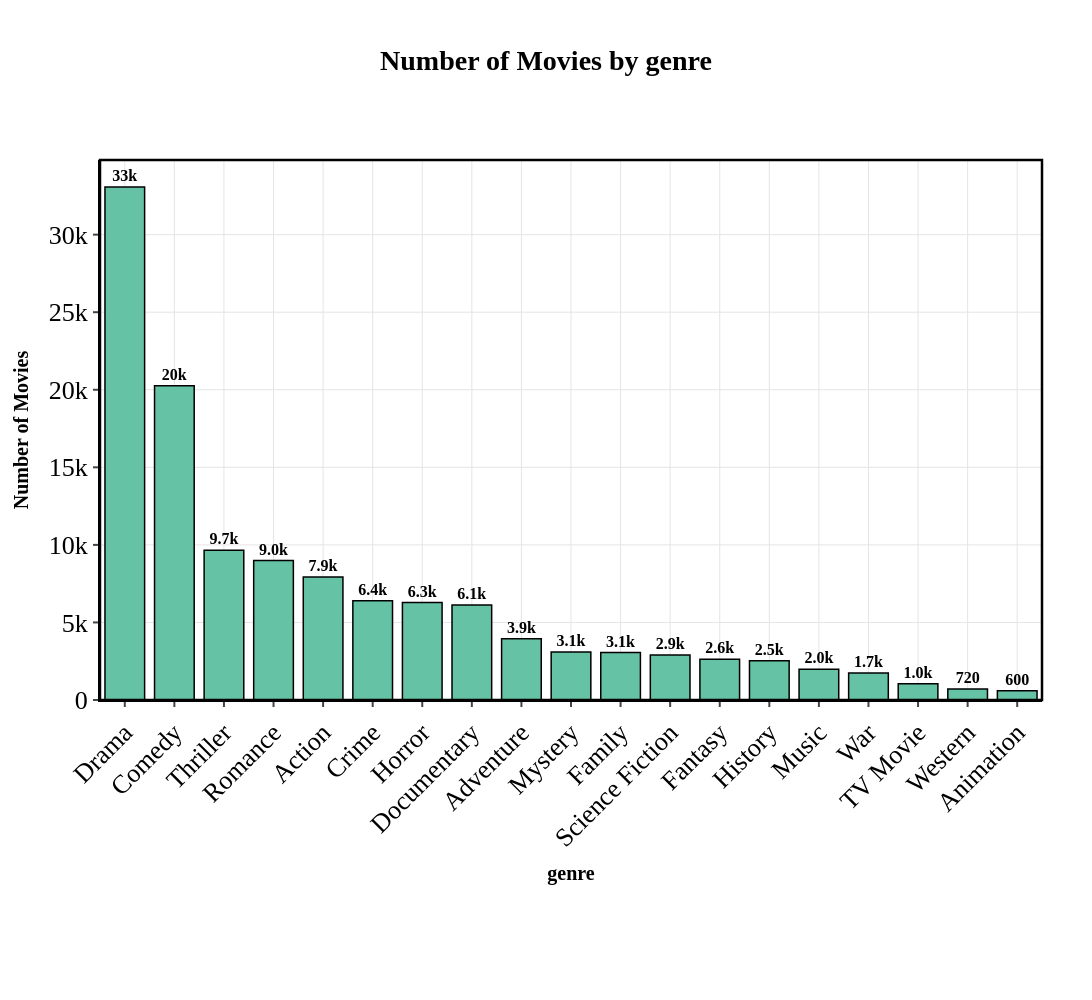

Notebook source saved alongside this figure:
### Code cell
plot_and_export_categorical_distribution(genres, "genre_name", "genre", 300, print_stats=True, filename_prefix="step_1")

### Figure 1 — Plotly figure (JSON) as saved in the notebook; plotly's stock layout.template omitted (floating-point values rounded to 4 significant figures)
{"data": [{"hovertemplate": "grouped=%{x}<br>total=%{text}<extra></extra>", "legendgroup": "Drama", "marker": {"color": "#66C2A5", "line": {"color": "#000000", "width": 1.5}, "pattern": {"shape": ""}}, "name": "Drama", "orientation": "v", "showlegend": true, "text": [33070.0], "textangle": 0, "textfont": {"color": "#000000", "size": 16}, "textposition": "outside", "texttemplate": "<b>%{text:.2s}</b>", "type": "bar", "x": ["Drama"], "xaxis": "x", "y": [33072], "yaxis": "y"}, {"hovertemplate": "grouped=%{x}<br>total=%{text}<extra></extra>", "legendgroup": "Comedy", "marker": {"color": "#66C2A5", "line": {"color": "#000000", "width": 1.5}, "pattern": {"shape": ""}}, "name": "Comedy", "orientation": "v", "showlegend": true, "text": [20250.0], "textangle": 0, "textfont": {"color": "#000000", "size": 16}, "textposition": "outside", "texttemplate": "<b>%{text:.2s}</b>", "type": "bar", "x": ["Comedy"], "xaxis": "x", "y": [20252], "yaxis": "y"}, {"hovertemplate": "grouped=%{x}<br>total=%{text}<extra></extra>", "legendgroup": "Thriller", "marker": {"color": "#66C2A5", "line": {"color": "#000000", "width": 1.5}, "pattern": {"shape": ""}}, "name": "Thriller", "orientation": "v", "showlegend": true, "text": [9656.0], "textangle": 0, "textfont": {"color": "#000000", "size": 16}, "textposition": "outside", "texttemplate": "<b>%{text:.2s}</b>", "type": "bar", "x": ["Thriller"], "xaxis": "x", "y": [9656], "yaxis": "y"}, {"hovertemplate": "grouped=%{x}<br>total=%{text}<extra></extra>", "legendgroup": "Romance", "marker": {"color": "#66C2A5", "line": {"color": "#000000", "width": 1.5}, "pattern": {"shape": ""}}, "name": "Romance", "orientation": "v", "showlegend": true, "text": [8990.0], "textangle": 0, "textfont": {"color": "#000000", "size": 16}, "textposition": "outside", "texttemplate": "<b>%{text:.2s}</b>", "type": "bar", "x": ["Romance"], "xaxis": "x", "y": [8990], "yaxis": "y"}, {"hovertemplate": "grouped=%{x}<br>total=%{text}<extra></extra>", "legendgroup": "Action", "marker": {"color": "#66C2A5", "line": {"color": "#000000", "width": 1.5}, "pattern": {"shape": ""}}, "name": "Action", "orientation": "v", "showlegend": true, "text": [7922.0], "textangle": 0, "textfont": {"color": "#000000", "size": 16}, "textposition": "outside", "texttemplate": "<b>%{text:.2s}</b>", "type": "bar", "x": ["Action"], "xaxis": "x", "y": [7922], "yaxis": "y"}, {"hovertemplate": "grouped=%{x}<br>total=%{text}<extra></extra>", "legendgroup": "Crime", "marker": {"color": "#66C2A5", "line": {"color": "#000000", "width": 1.5}, "pattern": {"shape": ""}}, "name": "Crime", "orientation": "v", "showlegend": true, "text": [6396.0], "textangle": 0, "textfont": {"color": "#000000", "size": 16}, "textposition": "outside", "texttemplate": "<b>%{text:.2s}</b>", "type": "bar", "x": ["Crime"], "xaxis": "x", "y": [6396], "yaxis": "y"}, {"hovertemplate": "grouped=%{x}<br>total=%{text}<extra></extra>", "legendgroup": "Horror", "marker": {"color": "#66C2A5", "line": {"color": "#000000", "width": 1.5}, "pattern": {"shape": ""}}, "name": "Horror", "orientation": "v", "showlegend": true, "text": [6285.0], "textangle": 0, "textfont": {"color": "#000000", "size": 16}, "textposition": "outside", "texttemplate": "<b>%{text:.2s}</b>", "type": "bar", "x": ["Horror"], "xaxis": "x", "y": [6285], "yaxis": "y"}, {"hovertemplate": "grouped=%{x}<br>total=%{text}<extra></extra>", "legendgroup": "Documentary", "marker": {"color": "#66C2A5", "line": {"color": "#000000", "width": 1.5}, "pattern": {"shape": ""}}, "name": "Documentary", "orientation": "v", "showlegend": true, "text": [6124.0], "textangle": 0, "textfont": {"color": "#000000", "size": 16}, "textposition": "outside", "texttemplate": "<b>%{text:.2s}</b>", "type": "bar", "x": ["Documentary"], "xaxis": "x", "y": [6124], "yaxis": "y"}, {"hovertemplate": "grouped=%{x}<br>total=%{text}<extra></extra>", "legendgroup": "Adventure", "marker": {"color": "#66C2A5", "line": {"color": "#000000", "width": 1.5}, "pattern": {"shape": ""}}, "name": "Adventure", "orientation": "v", "showlegend": true, "text": [3943.0], "textangle": 0, "textfont": {"color": "#000000", "size": 16}, "textposition": "outside", "texttemplate": "<b>%{text:.2s}</b>", "type": "bar", "x": ["Adventure"], "xaxis": "x", "y": [3943], "yaxis": "y"}, {"hovertemplate": "grouped=%{x}<br>total=%{text}<extra></extra>", "legendgroup": "Mystery", "marker": {"color": "#66C2A5", "line": {"color": "#000000", "width": 1.5}, "pattern": {"shape": ""}}, "name": "Mystery", "orientation": "v", "showlegend": true, "text": [3097.0], "textangle": 0, "textfont": {"color": "#000000", "size": 16}, "textposition": "outside", "texttemplate": "<b>%{text:.2s}</b>", "type": "bar", "x": ["Mystery"], "xaxis": "x", "y": [3097], "yaxis": "y"}, {"hovertemplate": "grouped=%{x}<br>total=%{text}<extra></extra>", "legendgroup": "Family", "marker": {"color": "#66C2A5", "line": {"color": "#000000", "width": 1.5}, "pattern": {"shape": ""}}, "name": "Family", "orientation": "v", "showlegend": true, "text": [3060.0], "textangle": 0, "textfont": {"color": "#000000", "size": 16}, "textposition": "outside", "texttemplate": "<b>%{text:.2s}</b>", "type": "bar", "x": ["Family"], "xaxis": "x", "y": [3060], "yaxis": "y"}, {"hovertemplate": "grouped=%{x}<br>total=%{text}<extra></extra>", "legendgroup": "Science Fiction", "marker": {"color": "#66C2A5", "line": {"color": "#000000", "width": 1.5}, "pattern": {"shape": ""}}, "name": "Science Fiction", "orientation": "v", "showlegend": true, "text": [2895.0], "textangle": 0, "textfont": {"color": "#000000", "size": 16}, "textposition": "outside", "texttemplate": "<b>%{text:.2s}</b>", "type": "bar", "x": ["Science Fiction"], "xaxis": "x", "y": [2895], "yaxis": "y"}, {"hovertemplate": "grouped=%{x}<br>total=%{text}<extra></extra>", "legendgroup": "Fantasy", "marker": {"color": "#66C2A5", "line": {"color": "#000000", "width": 1.5}, "pattern": {"shape": ""}}, "name": "Fantasy", "orientation": "v", "showlegend": true, "text": [2633.0], "textangle": 0, "textfont": {"color": "#000000", "size": 16}, "textposition": "outside", "texttemplate": "<b>%{text:.2s}</b>", "type": "bar", "x": ["Fantasy"], "xaxis": "x", "y": [2633], "yaxis": "y"}, {"hovertemplate": "grouped=%{x}<br>total=%{text}<extra></extra>", "legendgroup": "History", "marker": {"color": "#66C2A5", "line": {"color": "#000000", "width": 1.5}, "pattern": {"shape": ""}}, "name": "History", "orientation": "v", "showlegend": true, "text": [2534.0], "textangle": 0, "textfont": {"color": "#000000", "size": 16}, "textposition": "outside", "texttemplate": "<b>%{text:.2s}</b>", "type": "bar", "x": ["History"], "xaxis": "x", "y": [2534], "yaxis": "y"}, {"hovertemplate": "grouped=%{x}<br>total=%{text}<extra></extra>", "legendgroup": "Music", "marker": {"color": "#66C2A5", "line": {"color": "#000000", "width": 1.5}, "pattern": {"shape": ""}}, "name": "Music", "orientation": "v", "showlegend": true, "text": [1978.0], "textangle": 0, "textfont": {"color": "#000000", "size": 16}, "textposition": "outside", "texttemplate": "<b>%{text:.2s}</b>", "type": "bar", "x": ["Music"], "xaxis": "x", "y": [1978], "yaxis": "y"}, {"hovertemplate": "grouped=%{x}<br>total=%{text}<extra></extra>", "legendgroup": "War", "marker": {"color": "#66C2A5", "line": {"color": "#000000", "width": 1.5}, "pattern": {"shape": ""}}, "name": "War", "orientation": "v", "showlegend": true, "text": [1738.0], "textangle": 0, "textfont": {"color": "#000000", "size": 16}, "textposition": "outside", "texttemplate": "<b>%{text:.2s}</b>", "type": "bar", "x": ["War"], "xaxis": "x", "y": [1738], "yaxis": "y"}, {"hovertemplate": "grouped=%{x}<br>total=%{text}<extra></extra>", "legendgroup": "TV Movie", "marker": {"color": "#66C2A5", "line": {"color": "#000000", "width": 1.5}, "pattern": {"shape": ""}}, "name": "TV Movie", "orientation": "v", "showlegend": true, "text": [1044.0], "textangle": 0, "textfont": {"color": "#000000", "size": 16}, "textposition": "outside", "texttemplate": "<b>%{text:.2s}</b>", "type": "bar", "x": ["TV Movie"], "xaxis": "x", "y": [1044], "yaxis": "y"}, {"hovertemplate": "grouped=%{x}<br>total=%{text}<extra></extra>", "legendgroup": "Western", "marker": {"color": "#66C2A5", "line": {"color": "#000000", "width": 1.5}, "pattern": {"shape": ""}}, "name": "Western", "orientation": "v", "showlegend": true, "text": [716.0], "textangle": 0, "textfont": {"color": "#000000", "size": 16}, "textposition": "outside", "texttemplate": "<b>%{text:.2s}</b>", "type": "bar", "x": ["Western"], "xaxis": "x", "y": [716], "yaxis": "y"}, {"hovertemplate": "grouped=%{x}<br>total=%{text}<extra></extra>", "legendgroup": "Animation", "marker": {"color": "#66C2A5", "line": {"color": "#000000", "width": 1.5}, "pattern": {"shape": ""}}, "name": "Animation", "orientation": "v", "showlegend": true, "text": [595.0], "textangle": 0, "textfont": {"color": "#000000", "size": 16}, "textposition": "outside", "texttemplate": "<b>%{text:.2s}</b>", "type": "bar", "x": ["Animation"], "xaxis": "x", "y": [595], "yaxis": "y"}], "layout": {"bargap": 0.2, "barmode": "relative", "font": {"color": "#000000", "family": "Times New Roman", "size": 26}, "height": 1000, "legend": {"bgcolor": "rgba(255, 255, 255, 0.8)", "bordercolor": "#000000", "borderwidth": 2.5, "font": {"size": 16}, "orientation": "h", "title": {"text": "grouped"}, "tracegroupgap": 0, "x": 0.5, "xanchor": "center", "y": -0.25, "yanchor": "top"}, "margin": {"b": 300, "l": 100, "r": 50, "t": 160}, "paper_bgcolor": "white", "plot_bgcolor": "white", "shapes": [{"fillcolor": "rgba(0,0,0,0)", "line": {"color": "#000000", "width": 2.5}, "type": "rect", "x0": 0, "x1": 1, "xref": "paper", "y0": 0, "y1": 1, "yref": "paper"}], "showlegend": false, "title": {"font": {"color": "#000000", "size": 28}, "text": "<b>Number of Movies by genre</b>", "x": 0.5, "xanchor": "center", "y": 0.95, "yanchor": "top"}, "width": 1200, "xaxis": {"anchor": "y", "categoryarray": ["Drama", "Comedy", "Thriller", "Romance", "Action", "Crime", "Horror", "Documentary", "Adventure", "Mystery", "Family", "Science Fiction", "Fantasy", "History", "Music", "War", "TV Movie", "Western", "Animation"], "categoryorder": "array", "domain": [0, 1], "gridcolor": "#E5E5E5", "gridwidth": 1, "linecolor": "#000000", "linewidth": 2, "showgrid": true, "tickangle": -45, "tickfont": {"size": 26}, "ticks": "outside", "tickwidth": 2, "title": {"font": {"color": "#000000", "size": 20}, "text": "<b>genre</b>"}}, "yaxis": {"anchor": "x", "domain": [0, 1], "gridcolor": "#E5E5E5", "gridwidth": 1, "linecolor": "#000000", "linewidth": 2, "showgrid": true, "tickfont": {"size": 26}, "ticks": "outside", "tickwidth": 2, "title": {"font": {"color": "#000000", "size": 20}, "text": "<b>Number of Movies</b>"}, "type": "linear", "zeroline": true, "zerolinecolor": "#000000", "zerolinewidth": 2}}}
